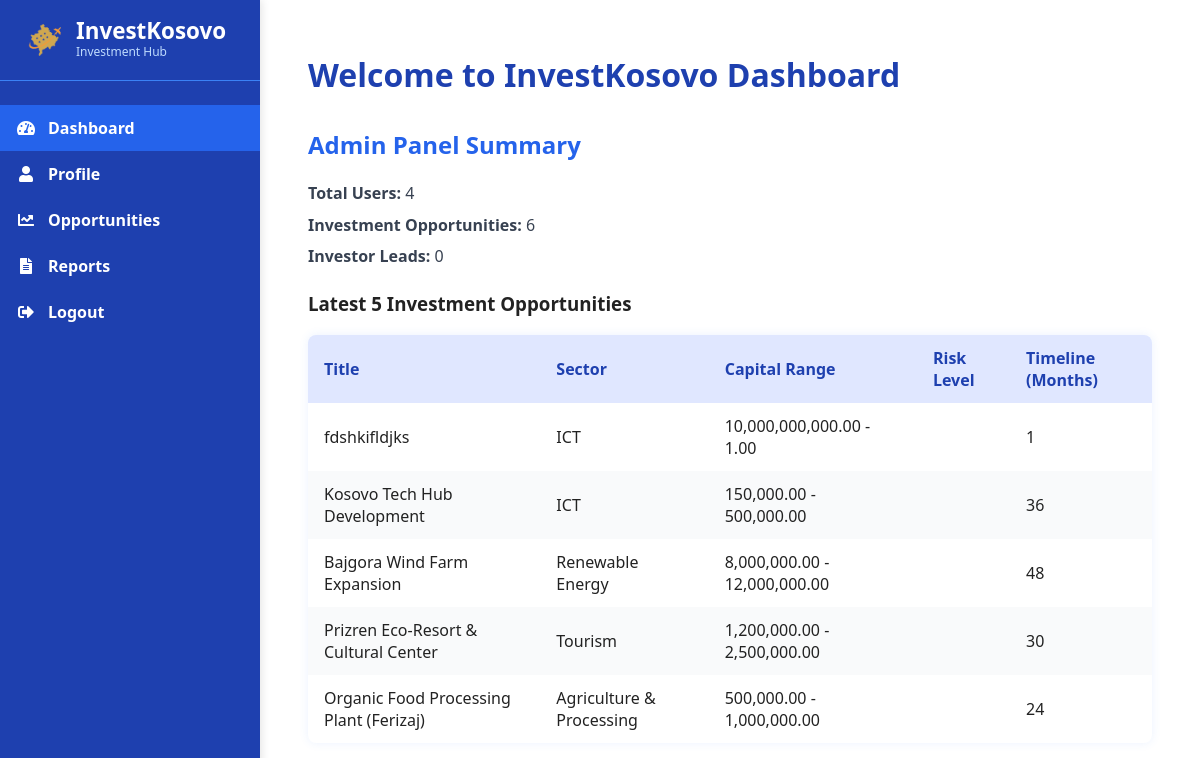
/dashboard.php (signed in), run on the app's committed database.
### tables this page shows
CREATE TABLE `investment_opportunities` (
  `opportunity_id` int(11) NOT NULL,
  `title` varchar(150) NOT NULL,
  `sector_id` int(11) DEFAULT NULL,
  `capital_min` decimal(15,2) NOT NULL,
  `capital_max` decimal(15,2) NOT NULL,
  `risk_level` enum('low','medium','high') NOT NULL,
  `timeline_months` int(11) NOT NULL,
  `description` text NOT NULL,
  `contact_email` varchar(150) NOT NULL,
  `created_at` datetime DEFAULT current_timestamp(),
  `money_raised` decimal(15,2) DEFAULT 0.00,
  `goal` decimal(15,2) DEFAULT 0.00
);

CREATE TABLE `sectors` (
  `sector_id` int(11) NOT NULL,
  `name` varchar(100) NOT NULL,
  `description` text DEFAULT NULL
);

### dashboard.php (the view, shortened to what this page needs)
<?php
include_once 'config.php';
$user_type = $_SESSION['user_type'] ?? 'investor';
function fetchSingleValue($pdo, $sql, $params = []) {
    $stmt = $pdo->prepare($sql);
    $stmt->execute($params);
    return $stmt->fetchColumn();
}
?>
<!DOCTYPE html>
<html lang="en">
<head>
    <link href="https://cdnjs.cloudflare.com/ajax/libs/font-awesome/5.15.4/css/all.min.css" rel="stylesheet" />
</head>
<body>
<div class="sidebar" id="sidebar">
    <div class="p-4 flex items-center">
        <img class="daw" src="kosova1.png" alt="InvestKosovo Logo">
        <div class="logo-text">
            <a href="index.php" style="text-decoration:none;">
                <h1>InvestKosovo</h1>
                <p>Investment Hub</p>
            </a>
        </div>
    </div>
    <nav>
        <a href="dashboardi.php" class="active"><i class="fas fa-tachometer-alt"></i> <span class="nav-text">Dashboard</span></a>
        <a href="profilei.php"><i class="fas fa-user"></i> <span class="nav-text">Profile</span></a>
        <a href="opportunities.php"><i class="fas fa-chart-line"></i> <span class="nav-text">Opportunities</span></a>
        <a href="reports.php"><i class="fas fa-file-alt"></i> <span class="nav-text">Reports</span></a>
        <a href="logout.php"><i class="fas fa-sign-out-alt"></i> <span class="nav-text">Logout</span></a>
    </nav>
</div>
<main class="content" id="mainContent">
    <h1>Welcome to InvestKosovo Dashboard</h1>
    <?php if ($user_type === 'admin'): ?>
        <section class="admin-panel">
            <h2>Admin Panel Summary</h2>
            <?php
                $total_users = fetchSingleValue($pdo, "SELECT COUNT(*) FROM users");
                $total_opportunities = fetchSingleValue($pdo, "SELECT COUNT(*) FROM investment_opportunities");
                $total_leads = fetchSingleValue($pdo, "SELECT COUNT(*) FROM leads");
            ?>
            <ul>
                <li><strong>Total Users:</strong> <?= htmlspecialchars($total_users) ?></li>
                <li><strong>Investment Opportunities:</strong> <?= htmlspecialchars($total_opportunities) ?></li>
                <li><strong>Investor Leads:</strong> <?= htmlspecialchars($total_leads) ?></li>
            </ul>
            <h3>Latest 5 Investment Opportunities</h3>
            <?php
                $stmt = $pdo->query("SELECT io.title, s.name AS sector, io.capital_min, io.capital_max, io.risk_level, io.timeline_months
                                     FROM investment_opportunities io
                                     LEFT JOIN sectors s ON io.sector_id = s.sector_id
                                     ORDER BY io.created_at DESC
                                     LIMIT 5");
                $opportunities = $stmt->fetchAll(PDO::FETCH_ASSOC);
            ?>
            <table>
                <thead>
                    <tr>
                        <th>Title</th>
                        <th>Sector</th>
                        <th>Capital Range</th>
                        <th>Risk Level</th>
                        <th>Timeline (Months)</th>
                    </tr>
                </thead>
                <tbody>
                <?php foreach ($opportunities as $opp): ?>
                    <tr>
                        <td><?= htmlspecialchars($opp['title']) ?></td>
                        <td><?= htmlspecialchars($opp['sector'] ?? 'N/A') ?></td>
                        <td><?= htmlspecialchars(number_format($opp['capital_min'], 2)) ?> - <?= htmlspecialchars(number_format($opp['capital_max'], 2)) ?></td>
                        <td><?= htmlspecialchars(ucfirst($opp['risk_level'])) ?></td>
                        <td><?= htmlspecialchars($opp['timeline_months']) ?></td>
                    </tr>
                <?php endforeach; ?>
                </tbody>
            </table>
        </section>
    <?php endif; ?>
</main>
</body>
</html>

### dashboard.php (style rules this page uses)
* { box-sizing: border-box; }
body, html { margin: 0; padding: 0; height: 100%; font-family: 'Segoe UI', Tahoma, Geneva, Verdana, sans-serif; background: #fefefe; color: #222; }
.sidebar { background-color: #1e40af; color: white; width: 260px; height: 100vh; position: fixed; top: 0; left: 0; display: flex; flex-direction: column; box-shadow: 2px 0 8px rgba(0,0,0,0.1); transition: width 0.3s ease; overflow: hidden; z-index: 1000; }
.sidebar .p-4 { padding: 1rem; display: flex; align-items: center; border-bottom: 1px solid #3b82f6; }
.sidebar .logo-text h1 { font-size: 1.4rem; font-weight: 700; margin: 0; line-height: 1; color:rgb(255, 255, 255); }
.sidebar .logo-text p { margin: 0; font-size: 0.75rem; color: #bfdbfe; font-weight: 500; }
nav { margin-top: 1.5rem; flex-grow: 1; display: flex; flex-direction: column; }
nav a { display: flex; align-items: center; padding: 0.75rem 1rem; color: white; text-decoration: none; font-weight: 600; transition: background-color 0.2s ease; }
nav a:hover, nav a.active { background-color: #2563eb; }
nav i { margin-right: 0.75rem; width: 20px; text-align: center; }
.nav-text { white-space: nowrap; }
main.content { margin-left: 260px; padding: 2rem 3rem; min-height: 100vh; background: white; transition: margin-left 0.3s ease; }
h1 { color: #1e40af; margin-bottom: 1.5rem; font-weight: 700; }
h2 { color: #2563eb; margin-top: 2rem; margin-bottom: 1rem; }
ul { list-style-type: none; padding-left: 0; }
ul li { padding: 0.3rem 0; font-size: 1rem; color: #374151; }
table { width: 100%; border-collapse: collapse; margin-top: 1rem; box-shadow: 0 0 10px rgb(59 130 246 / 0.1); border-radius: 8px; overflow: hidden; }
th, td { padding: 0.75rem 1rem; text-align: left; }
th { background-color: #e0e7ff; color: #1e40af; font-weight: 700; }
tr:nth-child(even) td { background-color: #f9fafb; }
.daw { height:3rem; width:auto; }

### data on the page
investment_opportunities: title "fdshkifldjks", sector.name "ICT", capital_min "10,000,000,000.00", capital_max "1.00", timeline_months "1"
investment_opportunities: title "Kosovo Tech Hub Development", sector.name "ICT", capital_min "150,000.00", capital_max "500,000.00", timeline_months "36"
investment_opportunities: title "Bajgora Wind Farm Expansion", sector.name "Renewable Energy", capital_min "8,000,000.00", capital_max "12,000,000.00", timeline_months "48"
investment_opportunities: title "Prizren Eco-Resort & Cultural Center", sector.name "Tourism", capital_min "1,200,000.00", capital_max "2,500,000.00", timeline_months "30"
investment_opportunities: title "Organic Food Processing Plant (Ferizaj)", sector.name "Agriculture & Processing", capital_min "500,000.00", capital_max "1,000,000.00", timeline_months "24"

### other printed values
$total_users "4"
$total_opportunities "6"
$total_leads "0"
